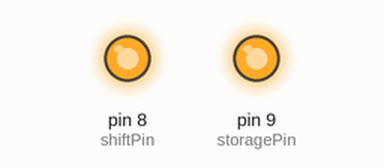
Simulated run of this sketch. Board: Arduino Uno, built with avr-gcc and run on an emulated ATmega328P. On the bench: output pins drawn as LEDs (lit = HIGH). Pins used as bus, display or sensor lines are not drawn.

Above: at 0.4 s.
Timing chart, 0 to 1.9 s (numbered marks = the images above):
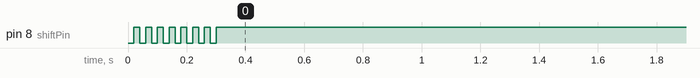

The sketch:

ExtensionSketchPartie1.ino
```cpp
/*
Auteur :      Erik Bartmann
Nom :         Extension de port (extension du sketch, première partie)
Version :     1.0
Références :  http://arduino.cc/en/Reference/PinMode
              http://arduino.cc/en/Reference/Constants
              http://arduino.cc/en/Reference/DigitalWrite
              http://arduino.cc/en/Reference/For
*/
int shiftPin = 8;   // SH_CP
int storagePin = 9; // ST_CP
int dataPin = 10;   // DS
int dataArray[] = {1, 0, 1, 0, 1, 1, 0, 1};
void setup(){
  pinMode(shiftPin, OUTPUT);
  pinMode(storagePin, OUTPUT);
  pinMode(dataPin, OUTPUT);
  resetPins(); // Mettre toutes les broches à LOW
  putPins(dataArray); // Régler les broches sur le tableau de données
  // Transmission des registres mémoire internes aux sorties
  digitalWrite(storagePin, HIGH); // ST_CP
}

void loop(){/* vide */}

void resetPins(){
  digitalWrite(shiftPin, LOW);
  digitalWrite(storagePin, LOW);
  digitalWrite(dataPin, LOW);
}

void putPins(int data[]){
  for(int i = 0; i < 8; i++){
    resetPins();
    digitalWrite(dataPin, data[i]); delay(20);
    digitalWrite(shiftPin, HIGH); delay(20);
  }
}
```
